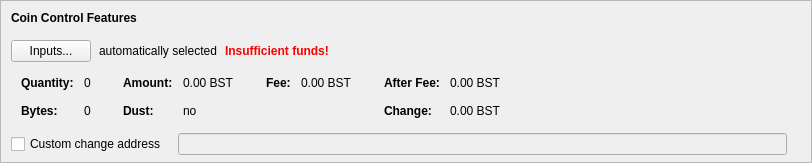
        <widget class="QFrame" name="frameCoinControl">
         <property name="sizePolicy">
          <sizepolicy hsizetype="Expanding" vsizetype="Expanding">
           <horstretch>0</horstretch>
           <verstretch>0</verstretch>
          </sizepolicy>
         </property>
         <property name="maximumSize">
          <size>
           <width>16777215</width>
           <height>16777215</height>
          </size>
         </property>
         <property name="frameShape">
          <enum>QFrame::StyledPanel</enum>
         </property>
         <property name="frameShadow">
          <enum>QFrame::Sunken</enum>
         </property>
         <layout class="QVBoxLayout" name="verticalLayoutCoinControl2">
          <property name="spacing">
           <number>0</number>
          </property>
          <property name="leftMargin">
           <number>0</number>
          </property>
          <property name="topMargin">
           <number>0</number>
          </property>
          <property name="rightMargin">
           <number>0</number>
          </property>
          <property name="bottomMargin">
           <number>6</number>
          </property>
          <item>
           <layout class="QVBoxLayout" name="verticalLayoutCoinControl" stretch="0,0,0,0,1">
            <property name="spacing">
             <number>0</number>
            </property>
            <property name="leftMargin">
             <number>10</number>
            </property>
            <property name="topMargin">
             <number>10</number>
            </property>
            <item>
             <layout class="QHBoxLayout" name="horizontalLayoutCoinControl1">
              <property name="bottomMargin">
               <number>15</number>
              </property>
              <item>
               <widget class="QLabel" name="labelCoinControlFeatures">
                <property name="sizePolicy">
                 <sizepolicy hsizetype="Preferred" vsizetype="Maximum">
                  <horstretch>0</horstretch>
                  <verstretch>0</verstretch>
                 </sizepolicy>
                </property>
                <property name="font">
                 <font>
                  <weight>75</weight>
                  <bold>true</bold>
                 </font>
                </property>
                <property name="styleSheet">
                 <string notr="true">font-weight:bold;</string>
                </property>
                <property name="text">
                 <string>Coin Control Features</string>
                </property>
               </widget>
              </item>
             </layout>
            </item>
            <item>
             <layout class="QHBoxLayout" name="horizontalLayoutCoinControl2" stretch="0,0,0,0">
              <property name="spacing">
               <number>8</number>
              </property>
              <property name="bottomMargin">
               <number>10</number>
              </property>
              <item>
               <widget class="QPushButton" name="pushButtonCoinControl">
                <property name="styleSheet">
                 <string notr="true"/>
                </property>
                <property name="text">
                 <string>Inputs...</string>
                </property>
                <property name="autoDefault">
                 <bool>false</bool>
                </property>
               </widget>
              </item>
              <item>
               <widget class="QLabel" name="labelCoinControlAutomaticallySelected">
                <property name="text">
                 <string>automatically selected</string>
                </property>
                <property name="margin">
                 <number>5</number>
                </property>
               </widget>
              </item>
              <item>
               <widget class="QLabel" name="labelCoinControlInsuffFunds">
                <property name="font">
                 <font>
                  <weight>75</weight>
                  <bold>true</bold>
                 </font>
                </property>
                <property name="styleSheet">
                 <string notr="true">color:red;font-weight:bold;</string>
                </property>
                <property name="text">
                 <string>Insufficient funds!</string>
                </property>
                <property name="margin">
                 <number>5</number>
                </property>
               </widget>
              </item>
              <item>
               <spacer name="horizontalSpacerCoinControl">
                <property name="orientation">
                 <enum>Qt::Horizontal</enum>
                </property>
                <property name="sizeHint" stdset="0">
                 <size>
                  <width>40</width>
                  <height>1</height>
                 </size>
                </property>
               </spacer>
              </item>
             </layout>
            </item>
            <item>
             <widget class="QWidget" name="widgetCoinControl" native="true">
              <property name="sizePolicy">
               <sizepolicy hsizetype="Preferred" vsizetype="Preferred">
                <horstretch>0</horstretch>
                <verstretch>0</verstretch>
               </sizepolicy>
              </property>
              <property name="minimumSize">
               <size>
                <width>0</width>
                <height>0</height>
               </size>
              </property>
              <property name="styleSheet">
               <string notr="true"/>
              </property>
              <layout class="QHBoxLayout" name="horizontalLayoutCoinControl5">
               <property name="leftMargin">
                <number>0</number>
               </property>
               <property name="topMargin">
                <number>0</number>
               </property>
               <property name="rightMargin">
                <number>0</number>
               </property>
               <property name="bottomMargin">
                <number>0</number>
               </property>
               <item>
                <layout class="QHBoxLayout" name="horizontalLayoutCoinControl3" stretch="0,0,0,1">
                 <property name="spacing">
                  <number>20</number>
                 </property>
                 <property name="topMargin">
                  <number>0</number>
                 </property>
                 <property name="bottomMargin">
                  <number>10</number>
                 </property>
                 <item>
                  <layout class="QFormLayout" name="formLayoutCoinControl1">
                   <property name="horizontalSpacing">
                    <number>10</number>
                   </property>
                   <property name="verticalSpacing">
                    <number>14</number>
                   </property>
                   <property name="leftMargin">
                    <number>10</number>
                   </property>
                   <property name="topMargin">
                    <number>4</number>
                   </property>
                   <property name="rightMargin">
                    <number>6</number>
                   </property>
                   <item row="0" column="0">
                    <widget class="QLabel" name="labelCoinControlQuantityText">
                     <property name="font">
                      <font>
                       <weight>75</weight>
                       <bold>true</bold>
                      </font>
                     </property>
                     <property name="text">
                      <string>Quantity:</string>
                     </property>
                     <property name="margin">
                      <number>0</number>
                     </property>
                    </widget>
                   </item>
                   <item row="0" column="1">
                    <widget class="QLabel" name="labelCoinControlQuantity">
                     <property name="cursor">
                      <cursorShape>IBeamCursor</cursorShape>
                     </property>
                     <property name="contextMenuPolicy">
                      <enum>Qt::ActionsContextMenu</enum>
                     </property>
                     <property name="text">
                      <string notr="true">0</string>
                     </property>
                     <property name="margin">
                      <number>0</number>
                     </property>
                     <property name="textInteractionFlags">
                      <set>Qt::LinksAccessibleByMouse|Qt::TextSelectableByKeyboard|Qt::TextSelectableByMouse</set>
                     </property>
                    </widget>
                   </item>
                   <item row="1" column="0">
                    <widget class="QLabel" name="labelCoinControlBytesText">
                     <property name="font">
                      <font>
                       <weight>75</weight>
                       <bold>true</bold>
                      </font>
                     </property>
                     <property name="text">
                      <string>Bytes:</string>
                     </property>
                    </widget>
                   </item>
                   <item row="1" column="1">
                    <widget class="QLabel" name="labelCoinControlBytes">
                     <property name="cursor">
                      <cursorShape>IBeamCursor</cursorShape>
                     </property>
                     <property name="contextMenuPolicy">
                      <enum>Qt::ActionsContextMenu</enum>
                     </property>
                     <property name="text">
                      <string notr="true">0</string>
                     </property>
                     <property name="textInteractionFlags">
                      <set>Qt::LinksAccessibleByMouse|Qt::TextSelectableByKeyboard|Qt::TextSelectableByMouse</set>
                     </property>
                    </widget>
                   </item>
                  </layout>
                 </item>
                 <item>
                  <layout class="QFormLayout" name="formLayoutCoinControl2">
                   <property name="horizontalSpacing">
                    <number>10</number>
                   </property>
                   <property name="verticalSpacing">
                    <number>14</number>
                   </property>
                   <property name="leftMargin">
                    <number>6</number>
                   </property>
                   <property name="topMargin">
                    <number>4</number>
                   </property>
                   <property name="rightMargin">
                    <number>6</number>
                   </property>
                   <item row="0" column="0">
                    <widget class="QLabel" name="labelCoinControlAmountText">
                     <property name="font">
                      <font>
                       <weight>75</weight>
                       <bold>true</bold>
                      </font>
                     </property>
                     <property name="text">
                      <string>Amount:</string>
                     </property>
                     <property name="margin">
                      <number>0</number>
                     </property>
                    </widget>
                   </item>
                   <item row="0" column="1">
                    <widget class="QLabel" name="labelCoinControlAmount">
                     <property name="cursor">
                      <cursorShape>IBeamCursor</cursorShape>
                     </property>
                     <property name="contextMenuPolicy">
                      <enum>Qt::ActionsContextMenu</enum>
                     </property>
                     <property name="text">
                      <string notr="true">0.00 BST</string>
                     </property>
                     <property name="textInteractionFlags">
                      <set>Qt::LinksAccessibleByMouse|Qt::TextSelectableByKeyboard|Qt::TextSelectableByMouse</set>
                     </property>
                    </widget>
                   </item>
                   <item row="1" column="0">
                    <widget class="QLabel" name="labelCoinControlLowOutputText">
                     <property name="font">
                      <font>
                       <weight>75</weight>
                       <bold>true</bold>
                      </font>
                     </property>
                     <property name="text">
                      <string>Dust:</string>
                     </property>
                    </widget>
                   </item>
                   <item row="1" column="1">
                    <widget class="QLabel" name="labelCoinControlLowOutput">
                     <property name="cursor">
                      <cursorShape>IBeamCursor</cursorShape>
                     </property>
                     <property name="contextMenuPolicy">
                      <enum>Qt::ActionsContextMenu</enum>
                     </property>
                     <property name="text">
                      <string notr="true">no</string>
                     </property>
                     <property name="textInteractionFlags">
                      <set>Qt::LinksAccessibleByMouse|Qt::TextSelectableByKeyboard|Qt::TextSelectableByMouse</set>
                     </property>
                    </widget>
                   </item>
                  </layout>
                 </item>
                 <item>
                  <layout class="QFormLayout" name="formLayoutCoinControl3">
                   <property name="horizontalSpacing">
                    <number>10</number>
                   </property>
                   <property name="verticalSpacing">
                    <number>14</number>
                   </property>
                   <property name="leftMargin">
                    <number>6</number>
                   </property>
                   <property name="topMargin">
                    <number>4</number>
                   </property>
                   <property name="rightMargin">
                    <number>6</number>
                   </property>
                   <item row="0" column="0">
                    <widget class="QLabel" name="labelCoinControlFeeText">
                     <property name="font">
                      <font>
                       <weight>75</weight>
                       <bold>true</bold>
                      </font>
                     </property>
                     <property name="text">
                      <string>Fee:</string>
                     </property>
                     <property name="margin">
                      <number>0</number>
                     </property>
                    </widget>
                   </item>
                   <item row="0" column="1">
                    <widget class="QLabel" name="labelCoinControlFee">
                     <property name="cursor">
                      <cursorShape>IBeamCursor</cursorShape>
                     </property>
                     <property name="contextMenuPolicy">
                      <enum>Qt::ActionsContextMenu</enum>
                     </property>
                     <property name="text">
                      <string notr="true">0.00 BST</string>
                     </property>
                     <property name="textInteractionFlags">
                      <set>Qt::LinksAccessibleByMouse|Qt::TextSelectableByKeyboard|Qt::TextSelectableByMouse</set>
                     </property>
                    </widget>
                   </item>
                  </layout>
                 </item>
                 <item>
                  <layout class="QFormLayout" name="formLayoutCoinControl4">
                   <property name="horizontalSpacing">
                    <number>10</number>
                   </property>
                   <property name="verticalSpacing">
                    <number>14</number>
                   </property>
                   <property name="leftMargin">
                    <number>6</number>
                   </property>
                   <property name="topMargin">
                    <number>4</number>
                   </property>
                   <property name="rightMargin">
                    <number>6</number>
                   </property>
                   <item row="0" column="0">
                    <widget class="QLabel" name="labelCoinControlAfterFeeText">
                     <property name="font">
                      <font>
                       <weight>75</weight>
                       <bold>true</bold>
                      </font>
                     </property>
                     <property name="text">
                      <string>After Fee:</string>
                     </property>
                     <property name="margin">
                      <number>0</number>
                     </property>
                    </widget>
                   </item>
                   <item row="0" column="1">
                    <widget class="QLabel" name="labelCoinControlAfterFee">
                     <property name="cursor">
                      <cursorShape>IBeamCursor</cursorShape>
                     </property>
                     <property name="contextMenuPolicy">
                      <enum>Qt::ActionsContextMenu</enum>
                     </property>
                     <property name="text">
                      <string notr="true">0.00 BST</string>
                     </property>
                     <property name="textInteractionFlags">
                      <set>Qt::LinksAccessibleByMouse|Qt::TextSelectableByKeyboard|Qt::TextSelectableByMouse</set>
                     </property>
                    </widget>
                   </item>
                   <item row="1" column="0">
                    <widget class="QLabel" name="labelCoinControlChangeText">
                     <property name="font">
                      <font>
                       <weight>75</weight>
                       <bold>true</bold>
                      </font>
                     </property>
                     <property name="text">
                      <string>Change:</string>
                     </property>
                    </widget>
                   </item>
                   <item row="1" column="1">
                    <widget class="QLabel" name="labelCoinControlChange">
                     <property name="cursor">
                      <cursorShape>IBeamCursor</cursorShape>
                     </property>
                     <property name="contextMenuPolicy">
                      <enum>Qt::ActionsContextMenu</enum>
                     </property>
                     <property name="text">
                      <string notr="true">0.00 BST</string>
                     </property>
                     <property name="textInteractionFlags">
                      <set>Qt::LinksAccessibleByMouse|Qt::TextSelectableByKeyboard|Qt::TextSelectableByMouse</set>
                     </property>
                    </widget>
                   </item>
                  </layout>
                 </item>
                </layout>
               </item>
              </layout>
             </widget>
            </item>
            <item>
             <layout class="QHBoxLayout" name="horizontalLayoutCoinControl4" stretch="0,0,0">
              <property name="spacing">
               <number>12</number>
              </property>
              <property name="sizeConstraint">
               <enum>QLayout::SetDefaultConstraint</enum>
              </property>
              <property name="topMargin">
               <number>5</number>
              </property>
              <property name="rightMargin">
               <number>5</number>
              </property>
              <item>
               <widget class="QCheckBox" name="checkBoxCoinControlChange">
                <property name="toolTip">
                 <string>If this is activated, but the change address is empty or invalid, change will be sent to a newly generated address.</string>
                </property>
                <property name="text">
                 <string>Custom change address</string>
                </property>
               </widget>
              </item>
              <item>
               <widget class="QValidatedLineEdit" name="lineEditCoinControlChange">
                <property name="enabled">
                 <bool>false</bool>
                </property>
                <property name="sizePolicy">
                 <sizepolicy hsizetype="Expanding" vsizetype="Fixed">
                  <horstretch>0</horstretch>
                  <verstretch>0</verstretch>
                 </sizepolicy>
                </property>
               </widget>
              </item>
              <item>
               <widget class="QLabel" name="labelCoinControlChangeLabel">
                <property name="sizePolicy">
                 <sizepolicy hsizetype="Preferred" vsizetype="Expanding">
                  <horstretch>0</horstretch>
                  <verstretch>0</verstretch>
                 </sizepolicy>
                </property>
                <property name="minimumSize">
                 <size>
                  <width>0</width>
                  <height>0</height>
                 </size>
                </property>
                <property name="text">
                 <string/>
                </property>
                <property name="margin">
                 <number>3</number>
                </property>
               </widget>
              </item>
             </layout>
            </item>
            <item>
             <spacer name="verticalSpacerCoinControl">
              <property name="orientation">
               <enum>Qt::Vertical</enum>
              </property>
              <property name="sizeHint" stdset="0">
               <size>
                <width>800</width>
                <height>1</height>
               </size>
              </property>
             </spacer>
            </item>
           </layout>
          </item>
         </layout>
        </widget>
